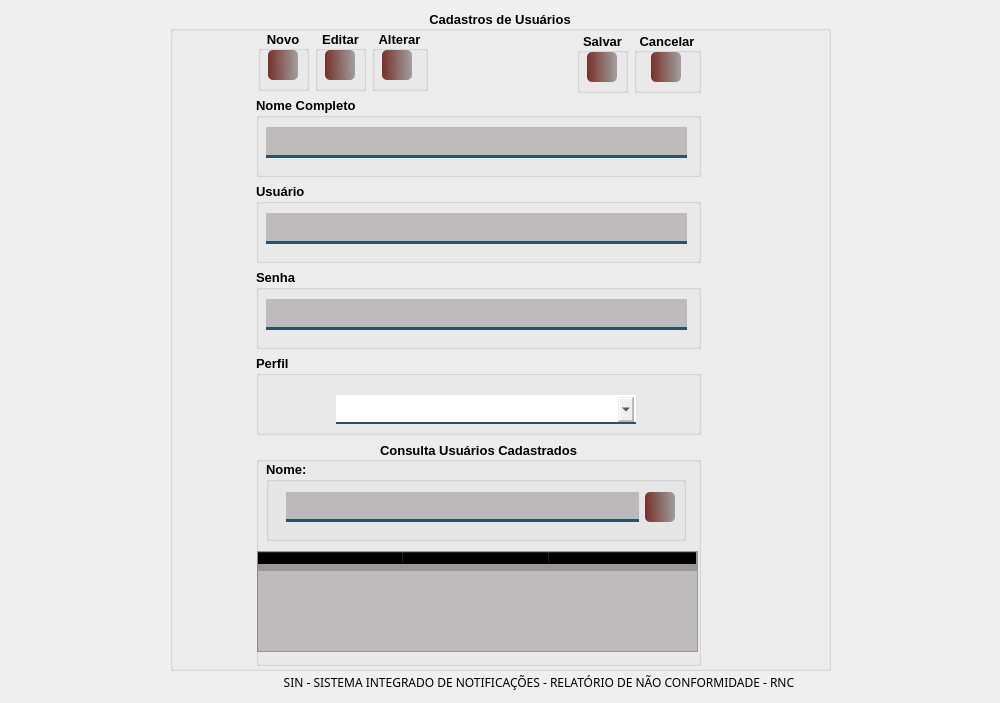
     <widget class="QWidget" name="page_11">
      <widget class="QGroupBox" name="groupBox_96">
       <property name="geometry">
        <rect>
         <x>170</x>
         <y>10</y>
         <width>661</width>
         <height>661</height>
        </rect>
       </property>
       <property name="font">
        <font>
         <pointsize>10</pointsize>
         <bold>true</bold>
        </font>
       </property>
       <property name="title">
        <string>Cadastros de Usuários</string>
       </property>
       <property name="alignment">
        <set>Qt::AlignCenter</set>
       </property>
       <widget class="QWidget" name="layoutWidget_4">
        <property name="geometry">
         <rect>
          <x>407</x>
          <y>21</y>
          <width>124</width>
          <height>63</height>
         </rect>
        </property>
        <layout class="QHBoxLayout" name="horizontalLayout_78">
         <item>
          <widget class="QGroupBox" name="groupBox_97">
           <property name="minimumSize">
            <size>
             <width>51</width>
             <height>61</height>
            </size>
           </property>
           <property name="maximumSize">
            <size>
             <width>16777215</width>
             <height>61</height>
            </size>
           </property>
           <property name="title">
            <string>Salvar</string>
           </property>
           <property name="alignment">
            <set>Qt::AlignCenter</set>
           </property>
           <widget class="QPushButton" name="btn_salvaUser_rnc">
            <property name="enabled">
             <bool>false</bool>
            </property>
            <property name="geometry">
             <rect>
              <x>10</x>
              <y>20</y>
              <width>30</width>
              <height>30</height>
             </rect>
            </property>
            <property name="minimumSize">
             <size>
              <width>30</width>
              <height>30</height>
             </size>
            </property>
            <property name="maximumSize">
             <size>
              <width>30</width>
              <height>30</height>
             </size>
            </property>
            <property name="font">
             <font>
              <pointsize>8</pointsize>
              <bold>true</bold>
             </font>
            </property>
            <property name="styleSheet">
             <string notr="true">QPushButton#btn_salvaUser_rnc{
background-color: qlineargradient(spread:pad, x1:0, y1:0.505682, x2:1, y2:0.477, stop:0 rgba(100, 19,11, 219), stop:1 rgba(0, 0, 0, 80));
	color:rgba(255, 255, 255, 210);
	border-radius: 5px;
}
QPushButton#btn_salvaUser_rnc:hover{
	background-color: qlineargradient(spread:pad, x1:0, y1:0.505682,x2:1,y2:0.477, stop:0 rgba(150, 123, 111, 219), stop:1 rgba(85, 81, 84, 226));
}
QPushButton#btn_salvaUser_rnc:pressed{
	padding-left:5px;
	padding -top:5px;
	background-color:rgba(150, 123, 111, 255);
}</string>
            </property>
            <property name="text">
             <string/>
            </property>
            <property name="icon">
             <iconset resource="../FNEA/image/Icones/Outros.qrc">
              <normaloff>:/Imagem/salve-.png</normaloff>:/Imagem/salve-.png</iconset>
            </property>
            <property name="iconSize">
             <size>
              <width>24</width>
              <height>24</height>
             </size>
            </property>
           </widget>
          </widget>
         </item>
         <item>
          <widget class="QGroupBox" name="groupBox_98">
           <property name="minimumSize">
            <size>
             <width>51</width>
             <height>61</height>
            </size>
           </property>
           <property name="maximumSize">
            <size>
             <width>16777215</width>
             <height>61</height>
            </size>
           </property>
           <property name="title">
            <string>Cancelar</string>
           </property>
           <property name="alignment">
            <set>Qt::AlignCenter</set>
           </property>
           <widget class="QPushButton" name="btn_cancelaUser_rnc">
            <property name="enabled">
             <bool>false</bool>
            </property>
            <property name="geometry">
             <rect>
              <x>17</x>
              <y>20</y>
              <width>30</width>
              <height>30</height>
             </rect>
            </property>
            <property name="minimumSize">
             <size>
              <width>30</width>
              <height>30</height>
             </size>
            </property>
            <property name="maximumSize">
             <size>
              <width>30</width>
              <height>30</height>
             </size>
            </property>
            <property name="font">
             <font>
              <pointsize>8</pointsize>
              <bold>true</bold>
             </font>
            </property>
            <property name="styleSheet">
             <string notr="true">QPushButton#btn_cancelaUser_rnc{
background-color: qlineargradient(spread:pad, x1:0, y1:0.505682, x2:1, y2:0.477, stop:0 rgba(100, 19,11, 219), stop:1 rgba(0, 0, 0, 80));
	color:rgba(255, 255, 255, 210);
	border-radius: 5px;
}
QPushButton#btn_cancelaUser_rnc:hover{
	background-color: qlineargradient(spread:pad, x1:0, y1:0.505682,x2:1,y2:0.477, stop:0 rgba(150, 123, 111, 219), stop:1 rgba(85, 81, 84, 226));
}
QPushButton#btn_cancelaUser_rnc:pressed{
	padding-left:5px;
	padding -top:5px;
	background-color:rgba(150, 123, 111, 255);
}</string>
            </property>
            <property name="text">
             <string/>
            </property>
            <property name="icon">
             <iconset resource="../FNEA/image/Icones/Outros.qrc">
              <normaloff>:/Imagem/cancelar (1).png</normaloff>:/Imagem/cancelar (1).png</iconset>
            </property>
            <property name="iconSize">
             <size>
              <width>24</width>
              <height>24</height>
             </size>
            </property>
           </widget>
          </widget>
         </item>
        </layout>
       </widget>
       <widget class="QWidget" name="layoutWidget_6">
        <property name="geometry">
         <rect>
          <x>88</x>
          <y>19</y>
          <width>170</width>
          <height>63</height>
         </rect>
        </property>
        <layout class="QHBoxLayout" name="horizontalLayout_79">
         <item>
          <widget class="QGroupBox" name="groupBox_99">
           <property name="minimumSize">
            <size>
             <width>51</width>
             <height>61</height>
            </size>
           </property>
           <property name="maximumSize">
            <size>
             <width>16777215</width>
             <height>61</height>
            </size>
           </property>
           <property name="title">
            <string>Novo</string>
           </property>
           <property name="alignment">
            <set>Qt::AlignCenter</set>
           </property>
           <widget class="QPushButton" name="btn_novoUser_RNC">
            <property name="geometry">
             <rect>
              <x>10</x>
              <y>20</y>
              <width>30</width>
              <height>30</height>
             </rect>
            </property>
            <property name="sizePolicy">
             <sizepolicy hsizetype="Minimum" vsizetype="Fixed">
              <horstretch>30</horstretch>
              <verstretch>30</verstretch>
             </sizepolicy>
            </property>
            <property name="minimumSize">
             <size>
              <width>30</width>
              <height>30</height>
             </size>
            </property>
            <property name="font">
             <font>
              <pointsize>8</pointsize>
              <bold>true</bold>
             </font>
            </property>
            <property name="styleSheet">
             <string notr="true">QPushButton#btn_novoUser_RNC{
	background-color: qlineargradient(spread:pad, x1:0, y1:0.505682, x2:1, y2:0.477, stop:0 rgba(100, 19,11, 219), stop:1 rgba(0, 0, 0, 80));
	color:rgba(255, 255, 255, 210);
	border-radius: 5px;
}

QPushButton#btn_novoUser_RNC:hover{
	background-color: qlineargradient(spread:pad, x1:0, y1:0.505682,x2:1,y2:0.477, stop:0 rgba(150, 123, 111, 219), stop:1 rgba(85, 81, 84, 226));
}
QPushButton#btn_novoUser_RNC:pressed{
	padding-left:5px;
	padding -top:5px;
	background-color:rgba(150, 123, 111, 255);
}</string>
            </property>
            <property name="text">
             <string/>
            </property>
            <property name="icon">
             <iconset resource="../FNEA/image/Icones/Outros.qrc">
              <normaloff>:/Imagem/adicionar-usuario.png</normaloff>:/Imagem/adicionar-usuario.png</iconset>
            </property>
            <property name="iconSize">
             <size>
              <width>24</width>
              <height>24</height>
             </size>
            </property>
           </widget>
          </widget>
         </item>
         <item>
          <widget class="QGroupBox" name="groupBox_100">
           <property name="minimumSize">
            <size>
             <width>51</width>
             <height>61</height>
            </size>
           </property>
           <property name="maximumSize">
            <size>
             <width>16777215</width>
             <height>61</height>
            </size>
           </property>
           <property name="title">
            <string>Editar</string>
           </property>
           <property name="alignment">
            <set>Qt::AlignCenter</set>
           </property>
           <widget class="QPushButton" name="btn_editaUser_rnc">
            <property name="enabled">
             <bool>false</bool>
            </property>
            <property name="geometry">
             <rect>
              <x>10</x>
              <y>20</y>
              <width>30</width>
              <height>30</height>
             </rect>
            </property>
            <property name="minimumSize">
             <size>
              <width>30</width>
              <height>30</height>
             </size>
            </property>
            <property name="maximumSize">
             <size>
              <width>30</width>
              <height>30</height>
             </size>
            </property>
            <property name="font">
             <font>
              <pointsize>8</pointsize>
              <bold>true</bold>
             </font>
            </property>
            <property name="styleSheet">
             <string notr="true">QPushButton#btn_editaUser_rnc{
background-color: qlineargradient(spread:pad, x1:0, y1:0.505682, x2:1, y2:0.477, stop:0 rgba(100, 19,11, 219), stop:1 rgba(0, 0, 0, 80));
	color:rgba(255, 255, 255, 210);
	border-radius: 5px;
}
QPushButton#btn_editaUser_rnc:hover{
	background-color: qlineargradient(spread:pad, x1:0, y1:0.505682,x2:1,y2:0.477, stop:0 rgba(150, 123, 111, 219), stop:1 rgba(85, 81, 84, 226));
}
QPushButton#btn_editaUser_rnc:pressed{
	padding-left:5px;
	padding -top:5px;
	background-color:rgba(150, 123, 111, 255);
}</string>
            </property>
            <property name="text">
             <string/>
            </property>
            <property name="icon">
             <iconset resource="../FNEA/image/Icones/Outros.qrc">
              <normaloff>:/Imagem/editar.png</normaloff>:/Imagem/editar.png</iconset>
            </property>
            <property name="iconSize">
             <size>
              <width>24</width>
              <height>24</height>
             </size>
            </property>
           </widget>
          </widget>
         </item>
         <item>
          <widget class="QGroupBox" name="groupBox_101">
           <property name="minimumSize">
            <size>
             <width>51</width>
             <height>61</height>
            </size>
           </property>
           <property name="maximumSize">
            <size>
             <width>16777215</width>
             <height>61</height>
            </size>
           </property>
           <property name="title">
            <string>Alterar</string>
           </property>
           <property name="alignment">
            <set>Qt::AlignCenter</set>
           </property>
           <widget class="QPushButton" name="btn_alterarUser_rnc">
            <property name="enabled">
             <bool>false</bool>
            </property>
            <property name="geometry">
             <rect>
              <x>10</x>
              <y>20</y>
              <width>30</width>
              <height>30</height>
             </rect>
            </property>
            <property name="minimumSize">
             <size>
              <width>30</width>
              <height>30</height>
             </size>
            </property>
            <property name="maximumSize">
             <size>
              <width>30</width>
              <height>30</height>
             </size>
            </property>
            <property name="font">
             <font>
              <pointsize>8</pointsize>
              <bold>true</bold>
             </font>
            </property>
            <property name="styleSheet">
             <string notr="true">QPushButton#btn_alterarUser_rnc{
background-color: qlineargradient(spread:pad, x1:0, y1:0.505682, x2:1, y2:0.477, stop:0 rgba(100, 19,11, 219), stop:1 rgba(0, 0, 0, 80));
	color:rgba(255, 255, 255, 210);
	border-radius: 5px;
}
QPushButton#btn_alterarUser_rnc:hover{
	background-color: qlineargradient(spread:pad, x1:0, y1:0.505682,x2:1,y2:0.477, stop:0 rgba(150, 123, 111, 219), stop:1 rgba(85, 81, 84, 226));
}
QPushButton#btn_alterarUser_rnc:pressed{
	padding-left:5px;
	padding -top:5px;
	background-color:rgba(150, 123, 111, 255);
}</string>
            </property>
            <property name="text">
             <string/>
            </property>
            <property name="icon">
             <iconset resource="../FNEA/image/Icones/Outros.qrc">
              <normaloff>:/Imagem/registro (1).png</normaloff>:/Imagem/registro (1).png</iconset>
            </property>
            <property name="iconSize">
             <size>
              <width>24</width>
              <height>24</height>
             </size>
            </property>
           </widget>
          </widget>
         </item>
        </layout>
       </widget>
       <widget class="QWidget" name="layoutWidget_7">
        <property name="geometry">
         <rect>
          <x>86</x>
          <y>87</y>
          <width>445</width>
          <height>569</height>
         </rect>
        </property>
        <layout class="QVBoxLayout" name="verticalLayout_55">
         <item>
          <layout class="QVBoxLayout" name="verticalLayout_56">
           <item>
            <widget class="QGroupBox" name="groupBox_102">
             <property name="minimumSize">
              <size>
               <width>441</width>
               <height>80</height>
              </size>
             </property>
             <property name="title">
              <string>Nome Completo</string>
             </property>
             <widget class="QLineEdit" name="txt_cadnome_7">
              <property name="enabled">
               <bool>false</bool>
              </property>
              <property name="geometry">
               <rect>
                <x>10</x>
                <y>30</y>
                <width>421</width>
                <height>31</height>
               </rect>
              </property>
              <property name="minimumSize">
               <size>
                <width>421</width>
                <height>0</height>
               </size>
              </property>
              <property name="styleSheet">
               <string notr="true">background-color: rgba(10,0,0,50);
border:3px solid rgba(0,0,0,0);
border-bottom-color:rgba(46,82,101,255);
color:rgb(0,0,0);
padding-bottom: 7px</string>
              </property>
              <property name="text">
               <string/>
              </property>
             </widget>
            </widget>
           </item>
           <item>
            <widget class="QGroupBox" name="groupBox_103">
             <property name="minimumSize">
              <size>
               <width>441</width>
               <height>80</height>
              </size>
             </property>
             <property name="title">
              <string>Usuário</string>
             </property>
             <widget class="QLineEdit" name="txt_cadnome_8">
              <property name="enabled">
               <bool>false</bool>
              </property>
              <property name="geometry">
               <rect>
                <x>10</x>
                <y>30</y>
                <width>421</width>
                <height>31</height>
               </rect>
              </property>
              <property name="minimumSize">
               <size>
                <width>421</width>
                <height>0</height>
               </size>
              </property>
              <property name="styleSheet">
               <string notr="true">background-color: rgba(10,0,0,50);
border:3px solid rgba(0,0,0,0);
border-bottom-color:rgba(46,82,101,255);
color:rgb(0,0,0);
padding-bottom: 7px</string>
              </property>
              <property name="text">
               <string/>
              </property>
             </widget>
            </widget>
           </item>
           <item>
            <widget class="QGroupBox" name="groupBox_104">
             <property name="minimumSize">
              <size>
               <width>441</width>
               <height>80</height>
              </size>
             </property>
             <property name="title">
              <string>Senha</string>
             </property>
             <widget class="QLineEdit" name="txt_cadnome_9">
              <property name="enabled">
               <bool>false</bool>
              </property>
              <property name="geometry">
               <rect>
                <x>10</x>
                <y>30</y>
                <width>421</width>
                <height>31</height>
               </rect>
              </property>
              <property name="minimumSize">
               <size>
                <width>421</width>
                <height>0</height>
               </size>
              </property>
              <property name="styleSheet">
               <string notr="true">background-color: rgba(10,0,0,50);
border:3px solid rgba(0,0,0,0);
border-bottom-color:rgba(46,82,101,255);
color:rgb(0,0,0);
padding-bottom: 7px</string>
              </property>
              <property name="text">
               <string/>
              </property>
              <property name="echoMode">
               <enum>QLineEdit::Password</enum>
              </property>
             </widget>
            </widget>
           </item>
           <item>
            <widget class="QGroupBox" name="groupBox_105">
             <property name="minimumSize">
              <size>
               <width>441</width>
               <height>80</height>
              </size>
             </property>
             <property name="title">
              <string>Perfil</string>
             </property>
             <widget class="QComboBox" name="cb_outros_3">
              <property name="enabled">
               <bool>false</bool>
              </property>
              <property name="geometry">
               <rect>
                <x>80</x>
                <y>40</y>
                <width>300</width>
                <height>29</height>
               </rect>
              </property>
              <property name="minimumSize">
               <size>
                <width>300</width>
                <height>0</height>
               </size>
              </property>
              <property name="styleSheet">
               <string notr="true">border:2px solid rgba(0,0,0,0);
border-bottom-color:rgba(46,82,101,255);
color:rgb(0,0,0);
padding-bottom:7px
</string>
              </property>
              <item>
               <property name="text">
                <string/>
               </property>
              </item>
              <item>
               <property name="text">
                <string>COORDENACAO</string>
               </property>
              </item>
              <item>
               <property name="text">
                <string>NOTIFICADOR</string>
               </property>
              </item>
              <item>
               <property name="text">
                <string>QUALIDADE</string>
               </property>
              </item>
              <item>
               <property name="text">
                <string>SESMT</string>
               </property>
              </item>
              <item>
               <property name="text">
                <string>ADMINISTRADOR</string>
               </property>
              </item>
             </widget>
            </widget>
           </item>
          </layout>
         </item>
         <item>
          <widget class="QGroupBox" name="groupBox_106">
           <property name="minimumSize">
            <size>
             <width>0</width>
             <height>221</height>
            </size>
           </property>
           <property name="title">
            <string>Consulta Usuários Cadastrados</string>
           </property>
           <property name="alignment">
            <set>Qt::AlignCenter</set>
           </property>
           <widget class="QGroupBox" name="groupBox_107">
            <property name="geometry">
             <rect>
              <x>10</x>
              <y>20</y>
              <width>420</width>
              <height>80</height>
             </rect>
            </property>
            <property name="minimumSize">
             <size>
              <width>420</width>
              <height>80</height>
             </size>
            </property>
            <property name="maximumSize">
             <size>
              <width>420</width>
              <height>16777215</height>
             </size>
            </property>
            <property name="title">
             <string>Nome:</string>
            </property>
            <widget class="QWidget" name="layoutWidget_8">
             <property name="geometry">
              <rect>
               <x>20</x>
               <y>30</y>
               <width>389</width>
               <height>32</height>
              </rect>
             </property>
             <layout class="QHBoxLayout" name="horizontalLayout_80">
              <item>
               <widget class="QLineEdit" name="txt_consultaUser_3">
                <property name="minimumSize">
                 <size>
                  <width>351</width>
                  <height>22</height>
                 </size>
                </property>
                <property name="styleSheet">
                 <string notr="true">background-color: rgba(10,0,0,50);
border:3px solid rgba(0,0,0,0);
border-bottom-color:rgba(46,82,101,255);
color:rgb(0,0,0);
padding-bottom: 7px</string>
                </property>
               </widget>
              </item>
              <item>
               <widget class="QPushButton" name="btn_consultaUser_rnc">
                <property name="minimumSize">
                 <size>
                  <width>30</width>
                  <height>30</height>
                 </size>
                </property>
                <property name="maximumSize">
                 <size>
                  <width>30</width>
                  <height>30</height>
                 </size>
                </property>
                <property name="styleSheet">
                 <string notr="true">QPushButton#btn_consultaUser_rnc{
background-color: qlineargradient(spread:pad, x1:0, y1:0.505682, x2:1, y2:0.477, stop:0 rgba(100, 19,11, 219), stop:1 rgba(0, 0, 0, 80));
	color:rgba(255, 255, 255, 210);
	border-radius: 5px;
}
QPushButton#btn_consultaUser_rnc:hover{
	background-color: qlineargradient(spread:pad, x1:0, y1:0.505682,x2:1,y2:0.477, stop:0 rgba(150, 123, 111, 219), stop:1 rgba(85, 81, 84, 226));
}
QPushButton#btn_consultaUser_rnc:pressed{
	padding-left:5px;
	padding -top:5px;
	background-color:rgba(150, 123, 111, 255);
}</string>
                </property>
                <property name="text">
                 <string/>
                </property>
                <property name="icon">
                 <iconset resource="../FNEA/image/Icones/Outros.qrc">
                  <normaloff>:/Imagem/historia.png</normaloff>:/Imagem/historia.png</iconset>
                </property>
                <property name="iconSize">
                 <size>
                  <width>24</width>
                  <height>24</height>
                 </size>
                </property>
               </widget>
              </item>
             </layout>
            </widget>
           </widget>
           <widget class="QTableWidget" name="tableWidget_4">
            <property name="geometry">
             <rect>
              <x>1</x>
              <y>110</y>
              <width>441</width>
              <height>101</height>
             </rect>
            </property>
            <property name="styleSheet">
             <string notr="true">background-color: rgba(10,0,0,50);

border-bottom-color:rgba(46,82,101,255);

padding-bottom: 7px</string>
            </property>
            <attribute name="horizontalHeaderDefaultSectionSize">
             <number>146</number>
            </attribute>
            <column>
             <property name="text">
              <string>Nome</string>
             </property>
            </column>
            <column>
             <property name="text">
              <string>Usuário</string>
             </property>
            </column>
            <column>
             <property name="text">
              <string>Perfil</string>
             </property>
            </column>
           </widget>
          </widget>
         </item>
        </layout>
       </widget>
      </widget>
      <widget class="QLabel" name="label_89">
       <property name="geometry">
        <rect>
         <x>90</x>
         <y>671</y>
         <width>901</width>
         <height>23</height>
        </rect>
       </property>
       <property name="font">
        <font>
         <family>Reem Kufi</family>
        </font>
       </property>
       <property name="styleSheet">
        <string notr="true">color: rgb(0,0,0);</string>
       </property>
       <property name="text">
        <string>SIN - SISTEMA INTEGRADO DE NOTIFICAÇÕES - RELATÓRIO DE NÃO CONFORMIDADE - RNC </string>
       </property>
       <property name="alignment">
        <set>Qt::AlignCenter</set>
       </property>
      </widget>
     </widget>
